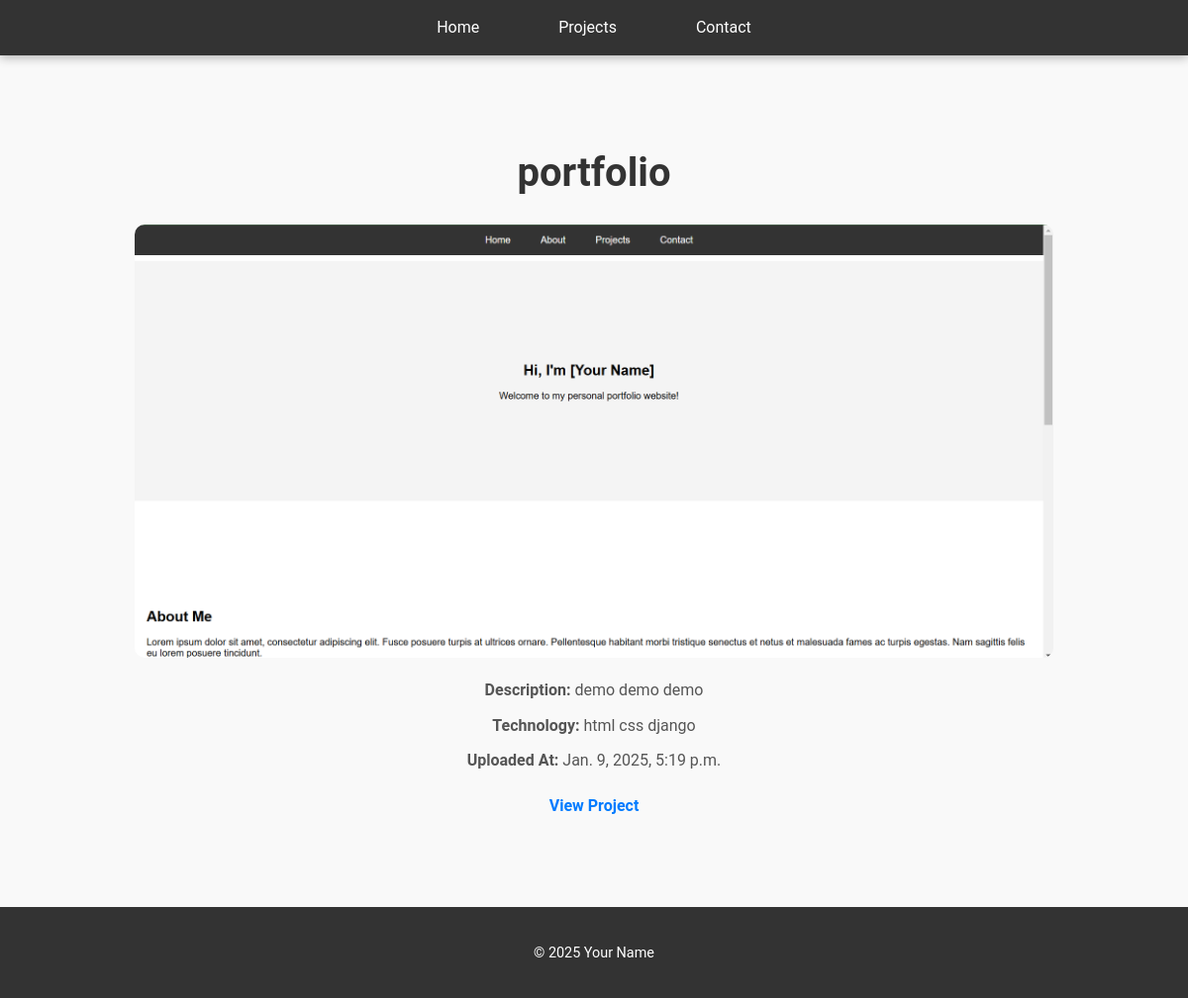
/project/1/, run on the app's committed database.
### project/models.py (models this page shows, shortened)
class project(models.Model):
    title = models.CharField(max_length=100)
    description = models.TextField()
    technology = models.CharField(max_length=20)
    image = models.ImageField(upload_to='pictures/')
    url = models.URLField()
    uploaded_at = models.DateTimeField(auto_now_add=True)

### project/views.py (the view)
# urls.py: path('project/<int:project_id>/', views.project_detail, name='project_detail'),
def project_detail(request, project_id):
    project_obj = get_object_or_404(project, id=project_id)
    return render(request, 'project_detail.html', {'project': project_obj})

### project/templates/project_detail.html (shortened to what this page needs)
<!DOCTYPE html>
<html lang="en">
<head>
  {% load static %}
  <link rel="stylesheet" href="{% static 'css/style.css' %}">
</head>
<body>
  <header>
    <nav>
      <ul>
        <li><a href="{% url 'home' %}">Home</a></li>
        <li><a href="{% url 'home' %}#projects">Projects</a></li>
        <li><a href="{% url 'home' %}#contact">Contact</a></li>
      </ul>
    </nav>
  </header>
  <section class="project-detail">
    <h1>{{ project.title }}</h1>
    <img src="{{ project.image.url }}" alt="{{ project.title }}">
    <p><strong>Description:</strong> {{ project.description }}</p>
    <p><strong>Technology:</strong> {{ project.technology }}</p>
    <p><strong>Uploaded At:</strong> {{ project.uploaded_at }}</p>
    <a href="{{ project.url }}" target="_blank">View Project</a>
  </section>
  <footer>
    <p>&copy; 2025 Your Name</p>
  </footer>
</body>
</html>

### project/static/css/style.css (style rules this page uses)
body { font-family: 'Roboto', Arial, sans-serif; margin: 0; padding: 0; scroll-behavior: smooth; background-color: #f9f9f9; color: #333; line-height: 1.6; }
header { background-color: #333; position: fixed; width: 100%; top: 0; z-index: 1000; box-shadow: 0 2px 10px rgba(0, 0, 0, 0.3); }
header ul { list-style: none; margin: 0; padding: 0; display: flex; justify-content: center; align-items: center; }
header ul li { margin: 0 20px; }
header ul li a { color: white; text-decoration: none; padding: 15px 20px; display: block; font-size: 1rem; transition: background-color 0.3s ease, color 0.3s ease; }
section { padding: 100px 20px; margin-top: 60px; }
.project-detail { padding: 50px 20px; background-color: #f9f9f9; text-align: center; }
.project-detail h1 { font-size: 2.5rem; margin-bottom: 20px; color: #333; }
.project-detail img { display: block; max-width: 80%; margin: 20px auto; border-radius: 10px; }
.project-detail p { font-size: 1rem; margin: 10px 0; color: #555; }
.project-detail a { display: inline-block; color: #007bff; text-decoration: none; font-weight: bold; margin-top: 10px; }
footer { background-color: #333; color: white; text-align: center; padding: 20px; font-size: 0.9rem; margin-top: 40px; }

### data on the page
project: title "portfolio", image (picture), description "demo demo demo", technology "html css django", uploaded_at "Jan. 9, 2025, 5:19 p.m."
